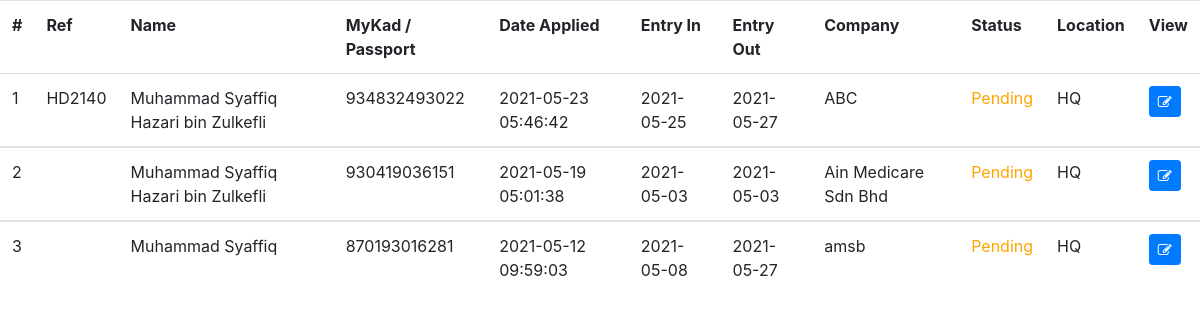
The page /backend-search.php?term=Muhammad Syaffiq (signed in) on the database its author committed.
### tables this page shows
CREATE TABLE `hd_0001` (
  `hd_id` int(11) NOT NULL,
  `refnum` varchar(15) DEFAULT NULL,
  `fullname` varchar(50) DEFAULT NULL,
  `mykad` varchar(30) DEFAULT NULL,
  `visoffice` varchar(10) DEFAULT NULL,
  `appemail` varchar(100) DEFAULT NULL,
  `entryin` date DEFAULT NULL,
  `entryout` date DEFAULT NULL,
  `company` varchar(200) DEFAULT NULL,
  `caddress` varchar(100) DEFAULT NULL,
  `ccity` varchar(20) DEFAULT NULL,
  `cstate` varchar(20) DEFAULT NULL,
  `cpostal` varchar(10) DEFAULT NULL,
  `telno` varchar(30) DEFAULT NULL,
  `reasonentry` varchar(150) DEFAULT NULL,
  `nameconperson` varchar(50) DEFAULT NULL,
  `emailaddconperson` varchar(100) DEFAULT NULL,
  `radio1` varchar(5) DEFAULT NULL,
  `country` varchar(100) NOT NULL DEFAULT 'NA',
  `doafromcountries` date DEFAULT NULL,
  `radio2` varchar(5) DEFAULT NULL,
  `individu` varchar(100) NOT NULL DEFAULT 'NA',
  `areafrom` varchar(100) NOT NULL DEFAULT 'NA',
  `radio3` varchar(5) DEFAULT NULL,
  `radio4` varchar(5) DEFAULT NULL,
  `rescovid` varchar(10) NOT NULL DEFAULT 'NA',
  `datetest` date DEFAULT NULL,
  `loctest` varchar(50) NOT NULL DEFAULT 'NA',
  `cough` varchar(5) DEFAULT NULL,
  `diffbreathing` varchar(5) DEFAULT NULL,
  `fever` varchar(5) DEFAULT NULL,
  `flu` varchar(5) DEFAULT NULL,
  `sorethroat` varchar(5) DEFAULT NULL,
  `othersymptoms` varchar(300) DEFAULT NULL,
  `applstatus` varchar(10) NOT NULL DEFAULT 'Pending',
  `dt_apply` datetime DEFAULT NULL,
  `dt_updstatus` datetime DEFAULT NULL,
  `dt_updsby` int(11) DEFAULT NULL,
  `covtestresult` varchar(200) DEFAULT NULL
);

### login/lib/library.php (called while the page is built, shortened)
<?php
class DemoLib
{
    public function UserDetails($user_id)
    {
        try {
            $db = DB();
            $query = $db->prepare("SELECT user_id, name, username, email, usertype, ainloc FROM users WHERE user_id=:user_id");
            $query->bindParam("user_id", $user_id, PDO::PARAM_STR);
            $query->execute();
            if ($query->rowCount() > 0) {
                return $query->fetch(PDO::FETCH_OBJ);
            }
        } catch (PDOException $e) {
            exit($e->getMessage());
        }
    }
}

### backend-search.php (the view, shortened to what this page needs)
<!DOCTYPE html>
<html>
<head>
<link rel="stylesheet" href="https://stackpath.bootstrapcdn.com/bootstrap/4.1.3/css/bootstrap.min.css">
<link rel="stylesheet" href="https://maxcdn.bootstrapcdn.com/font-awesome/4.7.0/css/font-awesome.min.css">
<?php
require __DIR__ . '/login/lib/library.php';
$app = new DemoLib();
$user = $app->UserDetails($_SESSION['user_id']);
?>
</head>
<?php
$statcolour = "";
try{
    if(isset($_REQUEST["term"])){
        $term = $_REQUEST["term"];
        $sql = "SELECT * FROM hd_0001 WHERE visoffice = '$user->ainloc' AND (fullname LIKE '%$term%' OR mykad LIKE '%$term%' OR entryin LIKE '%$term%' OR entryout LIKE '%$term%' OR company LIKE '%$term%' OR refnum LIKE '%$term%') ORDER BY dt_apply DESC";
        $stmt = $db->prepare($sql);
        $stmt->execute();
        if($stmt->rowCount() > 0){
            echo "<table class='table'>
            <thead class='thead-dark'><tr>
            <td><b>#</b></td>
            <td><b>Ref</b></td>
            <td><b>Name</b></td>
            <td><b>MyKad / Passport</b></td>
            <td><b>Date Applied</b></td>
            <td><b>Entry In</b></td>
            <td><b>Entry Out</b></td>
            <td><b>Company</b></td>
            <td><b>Status</b></td>
            <td><b>Location</b></td>
            <td><b>View</b></td></tr>
            </thead>";
            $counter = "1";
            while($row = $stmt->fetch()){
                if($row["applstatus"] == 'Approved'){
                    $statcolour = "green";
                } else if ($row["applstatus"] == 'Pending'){
                    $statcolour = "orange";
                } else {
                    $statcolour = "red";
                }
                echo "<tbody><tr><td>" . $counter; $counter++ . "</td>";
                echo "<td>" . $row["refnum"] . "</td>";
                echo "<td>" . $row["fullname"] . "</td>";
                echo "<td>" . $row["mykad"] . "</td>";
                echo "<td>" . $row["dt_apply"] . "</td>";
                echo "<td>" . $row["entryin"] . "</td>";
                echo "<td>" . $row["entryout"] . "</td>";
                echo "<td>" . $row["company"] . "</td>";
                echo "<td style='color:$statcolour';>" . $row["applstatus"] . "</td>";
                echo "<td>" . $row["visoffice"] . "</td>";
                echo "<td><a href='manageappl.php?view_id=$row[hd_id]'> <button type='button' class='btn btn-labeled btn-primary btn-sm'><span class='btn-label'><i class='fa fa-edit'></i></span></button></a></td></tr></tbody>";
            }
            echo "</table>";
        } else{
            echo "<p>No matches found</p>";
        }
    }
} catch(PDOException $e){
    die("ERROR: Could not able to execute $sql. " . $e->getMessage());
}
?>

### rows shown on the page
hd_0001: refnum "HD2140", fullname "Muhammad Syaffiq Hazari bin Zulkefli", mykad "934832493022", dt_apply "2021-05-23 05:46:42", entryin "2021-05-25", entryout "2021-05-27", company "ABC", applstatus "Pending", visoffice "HQ"
hd_0001: fullname "Muhammad Syaffiq Hazari bin Zulkefli", mykad "930419036151", dt_apply "2021-05-19 05:01:38", entryin "2021-05-03", entryout "2021-05-03", company "Ain Medicare Sdn Bhd", applstatus "Pending", visoffice "HQ"
hd_0001: fullname "Muhammad Syaffiq", mykad "870193016281", dt_apply "2021-05-12 09:59:03", entryin "2021-05-08", entryout "2021-05-27", company "amsb", applstatus "Pending", visoffice "HQ"
